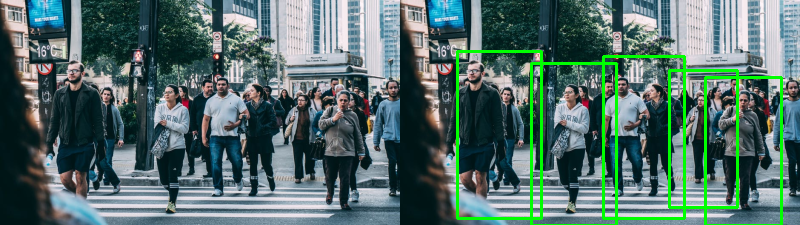
#> input picture ubidots/result.png, 800 x 225 px
$ python peopleCounter.py --image result.png
#> lines starting #> are read from the running program, lines starting #| are printed output that depends on the picture
from imutils.object_detection import non_max_suppression
import numpy as np
import imutils
import cv2
import requests
import time
import argparse
import time
import base64

'''
Usage:
python peopleCounter.py -i PATH_TO_IMAGE  # Reads and detect people in a single local stored image
python peopleCounter.py -c  # Attempts to detect people using webcam
IMPORTANT: This example is given AS IT IS without any warranty
Made by: Jose Garcia
'''

URL_EDUCATIONAL = "http://things.ubidots.com"
URL_INDUSTRIAL = "http://industrial.api.ubidots.com"
INDUSTRIAL_USER = True  # Set this to False if you are an educational user
TOKEN = "BBFF-MqDq0OfkYCYlFADMBuKeTm6pP43LFs"  # Put here your Ubidots TOKEN
DEVICE = "detector"  # Device where will be stored the result
VARIABLE = "people"  # Variable where will be stored the result

# Opencv pre-trained SVM with HOG people features
HOGCV = cv2.HOGDescriptor()
HOGCV.setSVMDetector(cv2.HOGDescriptor_getDefaultPeopleDetector())

def detector(image):
    '''
    @image is a numpy array
    '''

    clone = image.copy()

    (rects, weights) = HOGCV.detectMultiScale(image, winStride=(4, 4),
                                              padding=(8, 8), scale=1.05)

    # draw the original bounding boxes
    for (x, y, w, h) in rects:
        cv2.rectangle(clone, (x, y), (x + w, y + h), (0, 0, 255), 2)

    # Applies non-max supression from imutils package to kick-off overlapped
    # boxes
    rects = np.array([[x, y, x + w, y + h] for (x, y, w, h) in rects])
    result = non_max_suppression(rects, probs=None, overlapThresh=0.65)

    return result


def buildPayload(variable, value, context):
    return {variable: {"value": value, "context": context}}


def sendToUbidots(token, device, variable, value, context={}, industrial=True):
    # Builds the endpoint
    url = URL_INDUSTRIAL if industrial else URL_EDUCATIONAL
    url = "{}/api/v1.6/devices/{}".format(url, device)

    payload = buildPayload(variable, value, context)
    headers = {"X-Auth-Token": token, "Content-Type": "application/json"}

    attempts = 0
    status = 400

    while status >= 400 and attempts <= 5:
        req = requests.post(url=url, headers=headers, json=payload)
        status = req.status_code
        attempts += 1
        time.sleep(1)

    return req


def argsParser():
    ap = argparse.ArgumentParser()
    ap.add_argument("-i", "--image", default=None,
                    help="path to image test file directory")
    ap.add_argument("-c", "--camera", default=False,
                    help="Set as true if you wish to use the camera")
    args = vars(ap.parse_args())

    return args


def localDetect(image_path):
#> called with image_path = 'result.png'
    result = []
    image = cv2.imread(image_path)
#> image is the input picture: shape (225, 800, 3); mean B, G, R 105.9, 110, 83.9
    image = imutils.resize(image, width=min(400, image.shape[1]))
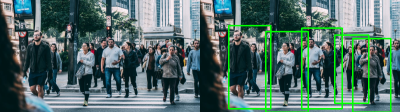
#> image: shape (112, 400, 3); mean B, G, R 105.9, 110, 83.9
    clone = image.copy()
    if len(image) <= 0:
        print("[ERROR] could not read your local image")
        return result
    print("[INFO] Detecting people")
    result = detector(image)
#> in detector, `(rects, weights) = HOGCV.detectMultiScale(image, winStride=(4, 4), pad..`: rects = ()
#> in detector, `rects = np.array([[x, y, x + w, y + h] for (x, y, w, h) in rects])`: rects = empty array
#> in detector, `result = non_max_suppression(rects, probs=None, overlapThresh=0.65)`: result = []
#> result = []

    # shows the result
    for (xA, yA, xB, yB) in result:
        cv2.rectangle(image, (xA, yA), (xB, yB), (0, 255, 0), 2)
#> this loop made 0 passes

    cv2.imshow("result", image)
    cv2.waitKey(0)
    cv2.destroyAllWindows()
    cv2.waitKey(1)

    cv2.imwrite("result.png", np.hstack((clone, image)))
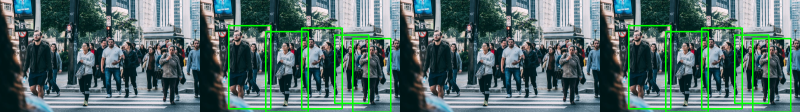
#> saved as result.png: shape (112, 800, 3); mean B, G, R 105.9, 110, 83.9

    return (result, image)


def cameraDetect(token, device, variable, sample_time=5):

    cap = cv2.VideoCapture(0)
    init = time.time()

    # Allowed sample time for Ubidots is 1 dot/second
    if sample_time < 1:
        sample_time = 1

    while(True):
        # Capture frame-by-frame
        ret, frame = cap.read()
        frame = imutils.resize(frame, width=min(400, frame.shape[1]))
        result = detector(frame.copy())

        # shows the result
        for (xA, yA, xB, yB) in result:
            cv2.rectangle(frame, (xA, yA), (xB, yB), (0, 255, 0), 2)
        cv2.imshow('frame', frame)

        # Sends results
        if time.time() - init >= sample_time:
            print("[INFO] Sending actual frame results")
            # Converts the image to base 64 and adds it to the context
            b64 = convert_to_base64(frame)
            context = {"image": b64}
            sendToUbidots(token, device, variable,
                          len(result), context=context)
            init = time.time()

        if cv2.waitKey(1) & 0xFF == ord('q'):
            break

    # When everything done, release the capture
    cap.release()
    cv2.destroyAllWindows()


def convert_to_base64(image):
    image = imutils.resize(image, width=400)
    img_str = cv2.imencode('.png', image)[1].tostring()
    b64 = base64.b64encode(img_str)

    return b64.decode('utf-8')


def detectPeople(args):
    image_path = args["image"]
    camera = True if str(args["camera"]) == 'true' else False

    # Routine to read local image
    if image_path != None and not camera:
        print("[INFO] Image path provided, attempting to read image")
        (result, image) = localDetect(image_path)
#> result = []
        print("[INFO] sending results")
        # Converts the image to base 64 and adds it to the context
        b64 = convert_to_base64(image)
        context = {"image": b64}

        # Sends the result
        req = sendToUbidots(TOKEN, DEVICE, VARIABLE,
                            len(result), context=context)
#> in sendToUbidots, `payload = buildPayload(variable, value, context)`: payload = 1 item
#> after the loop in sendToUbidots, `while status >= 400 and attempts <= 5:`: attempts = 0
        if req.status_code >= 400:
            print("[ERROR] Could not send data to Ubidots")
            return req

    # Routine to read images from webcam
    if camera:
        print("[INFO] reading camera images")
        cameraDetect(TOKEN, DEVICE, VARIABLE)


def main():
    args = argsParser()
    detectPeople(args)
#> (the call stopped at in sendToUbidots, `req = requests.post(url=url, headers=headers, json=payload)`: requests is not available in this run)


if __name__ == '__main__':
    main()
